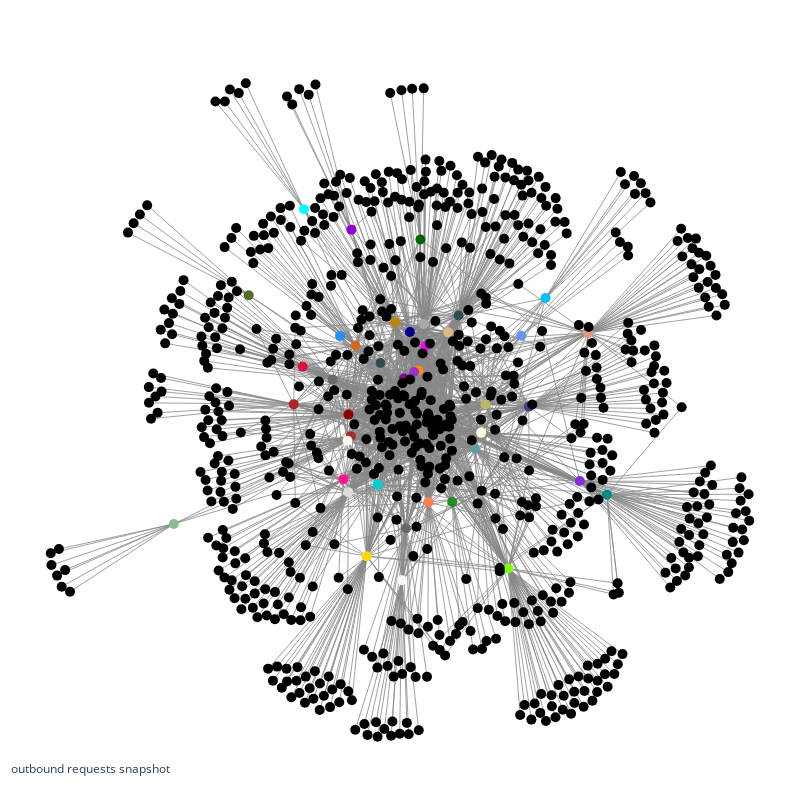

This figure's notebook cell:
### Markdown cell above
#### All Relationships
---

### Code cell
# instantiate graph engine and visualize
# visualization of entire dataset
engine = Graph_Viz_Engine(
    graph=G,
    pos=pos,
    node_cmap=cmap
)
engine.fig.show()

### Figure 1 — Plotly figure (JSON) as saved in the notebook; plotly's stock layout.template omitted (floating-point values rounded to 4 significant figures; data arrays with more than 128 entries replaced by an {"elided": "..."} marker saying what was removed)
{"data": [{"hoverinfo": "text", "line": {"color": "#888", "width": 0.8}, "mode": "lines", "text": {"elided": "1924 str values"}, "type": "scatter", "x": {"elided": "5772 float values"}, "y": {"elided": "5772 float values"}}, {"hoverinfo": "text", "marker": {"color": {"elided": "803 str values"}, "size": 10}, "mode": "markers", "text": {"elided": "803 str values"}, "type": "scatter", "x": {"elided": "803 float values"}, "y": {"elided": "803 float values"}}], "layout": {"annotations": [{"showarrow": false, "text": "outbound requests snapshot", "x": 0.005, "xref": "paper", "y": 0.002, "yref": "paper"}], "height": 800, "hovermode": "closest", "margin": {"b": 20, "l": 5, "r": 5, "t": 40}, "showlegend": false, "title": {"font": {"size": 16}}, "width": 800, "xaxis": {"showgrid": false, "showticklabels": false, "zeroline": false}, "yaxis": {"showgrid": false, "showticklabels": false, "zeroline": false}}}
